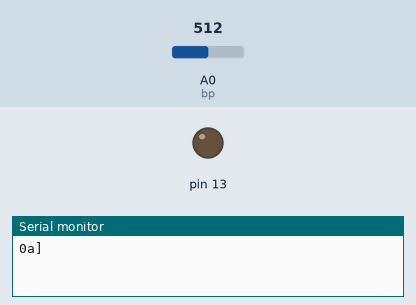
A sketch run on a simulated Arduino Uno, built with avr-gcc and run on an emulated ATmega328P. On the bench: output pins drawn as LEDs (lit = HIGH), the last lines printed to the serial monitor. The inputs (shaded band) are chosen by the test bench; at power-on: A0 (bp) = 512.

Above: at 0.1 s.
At 0.9 s:
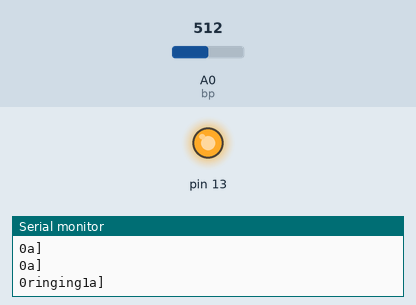
Timing chart, 0 to 2.4 s (numbered marks = the images above):
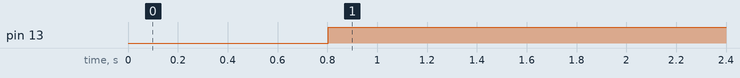

Measured:
- by itself, pin 13: LOW → HIGH at 0.80 s

The sketch:

realacgsm.ino
```cpp
const float rf=5.0;
const int bp=0;
int k=0;
int i=0;
int j=-1;
int s;
int a;
int p=0;
void setup()
{pinMode(bp,INPUT);
a=0;
pinMode(13, OUTPUT);
    Serial.begin(9600);
    }
void loop()
{i=i+1;

int val=analogRead(bp);
    float volts=(val/1023.0)*rf;
   // Serial.print(volts);
    if (volts<0.8)
      k=k+1;
  if (k>10)
  j=-1;


      Serial.print(a);
      Serial.print("a]");
  if (a%2==0)
     digitalWrite(13, LOW);
     else
       digitalWrite(13, HIGH);
    if (volts>0.8)
       {s=s+1;
       k=0;}
    Serial.print("\n");
    delay(100);
        if (s>7 && k==0)
    {s=0;
    j=j+1;

  if(j==0 )
  {a=a+1;

  }

      Serial.print(j);
      Serial.print("ringing");
    }
    else if(s>1 && k>0)
    {s=0;

      }}
```
